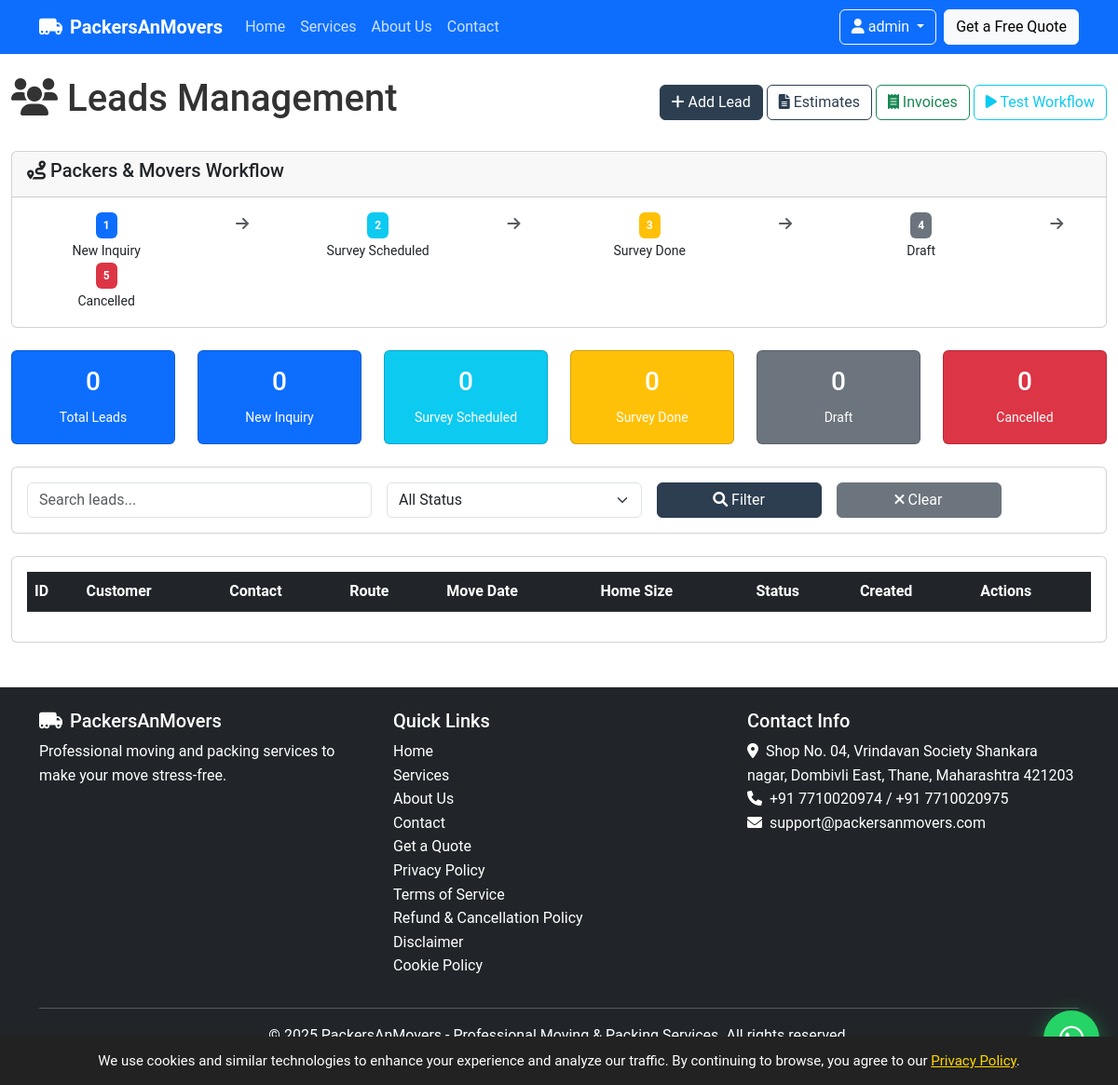
Page /leads (signed in) on the committed database.
### tables this page shows
CREATE TABLE settings (
    id INT AUTO_INCREMENT PRIMARY KEY,
    setting_key VARCHAR(100) UNIQUE NOT NULL,
    setting_value TEXT NOT NULL,
    updated_at TIMESTAMP DEFAULT CURRENT_TIMESTAMP ON UPDATE CURRENT_TIMESTAMP
);

CREATE TABLE statuses (
    id INT AUTO_INCREMENT PRIMARY KEY,
    entity_type VARCHAR(20) NOT NULL,
    status_key VARCHAR(50) NOT NULL,
    status_label VARCHAR(100) NOT NULL,
    status_color VARCHAR(20) NOT NULL,
    sort_order INT DEFAULT 0,
    is_active TINYINT(1) DEFAULT 1
);

### config.php (called while the page is built, shortened)
<?php
try {
    $dsn = "mysql:host=" . DB_HOST . ";dbname=" . DB_NAME;
    $pdo = new PDO($dsn, DB_USER, DB_PASS);
    $pdo->setAttribute(PDO::ATTR_ERRMODE, PDO::ERRMODE_EXCEPTION);
    $pdo->query("SELECT 1");
} catch(PDOException $e) {
    error_log("MySQL Connection Failed: " . $e->getMessage());
    error_log("DSN: mysql:host=" . DB_HOST . ";dbname=" . DB_NAME);
    error_log("User: " . DB_USER);
    die("Database connection failed. Please check your .env configuration.<br>" .
        "Error: " . $e->getMessage() . "<br>" .
        "Visit /debug-db to troubleshoot.");
}
function is_logged_in() {
    return isset($_SESSION['user_id']);
}
function is_admin() {
    return isset($_SESSION['is_admin']) && $_SESSION['is_admin'];
}
function get_statuses($type) {
    global $pdo;
    $stmt = $pdo->prepare("SELECT * FROM statuses WHERE entity_type = ? AND is_active = 1 ORDER BY sort_order");
    $stmt->execute([$type]);
    return $stmt->fetchAll();
}
function has_permission($module, $action = 'read') {
    if (is_admin()) return true;
    return false;
}
function get_setting($key, $default = '') {
    global $pdo;
    try {
        $stmt = $pdo->prepare("SELECT setting_value FROM settings WHERE setting_key = ?");
        $stmt->execute([$key]);
        $result = $stmt->fetchColumn();
        return $result !== false ? $result : $default;
    } catch(Exception $e) {
        return $default;
    }
}
?>

### leads.php (the view, shortened to what this page needs)
<?php
require_once 'config.php';
$lead_stats = ['total_leads' => $pdo->query("SELECT COUNT(*) FROM leads")->fetchColumn()];
$lead_statuses = get_statuses('lead');
foreach ($lead_statuses as $status) {
    $count = $pdo->prepare("SELECT COUNT(*) FROM leads WHERE status = ?");
    $count->execute([$status['status_key']]);
    $lead_stats[$status['status_key']] = $count->fetchColumn();
}
$search = $_GET['search'] ?? '';
include 'includes/header.php';
?>
<div class="container-fluid my-4">
    <div class="d-flex justify-content-between align-items-center mb-4">
        <h1><i class="fas fa-users"></i> Leads Management</h1>
        <div>
            <?php if (has_permission('leads', 'create')): ?>
            <button class="btn btn-primary" data-bs-toggle="modal" data-bs-target="#createLeadModal"><i class="fas fa-plus"></i> Add Lead</button>
            <?php endif; ?>
            <a href="/quotes" class="btn btn-outline-primary"><i class="fas fa-file-alt"></i> Estimates</a>
            <a href="/invoices" class="btn btn-outline-success"><i class="fas fa-receipt"></i> Invoices</a>
            <button class="btn btn-outline-info" onclick="testWorkflow()"><i class="fas fa-play"></i> Test Workflow</button>
        </div>
    </div>
    <div class="card mb-4">
        <div class="card-header">
            <h5><i class="fas fa-route"></i> Packers & Movers Workflow</h5>
        </div>
        <div class="card-body">
            <div class="row text-center">
                <?php
                $step = 1;
                foreach ($lead_statuses as $status):
                ?>
                <div class="col-md-2">
                    <div class="badge bg-<?php echo $status['status_color']; ?> p-2"><?php echo $step; ?></div><br>
                    <small><?php echo $status['status_label']; ?></small>
                </div>
                <?php if ($step < count($lead_statuses)): ?>
                <div class="col-md-1">
                    <i class="fas fa-arrow-right text-muted"></i>
                </div>
                <?php endif; ?>
                <?php
                $step++;
                endforeach;
                ?>
            </div>
        </div>
    </div>
    <div class="row mb-4">
        <div class="col-md-2">
            <div class="card bg-primary text-white">
                <div class="card-body text-center">
                    <h3><?php echo $lead_stats['total_leads']; ?></h3>
                    <small>Total Leads</small>
                </div>
            </div>
        </div>
        <?php foreach ($lead_statuses as $status): ?>
        <div class="col-md-2">
            <div class="card bg-<?php echo $status['status_color']; ?> text-white">
                <div class="card-body text-center">
                    <h3><?php echo $lead_stats[$status['status_key']]; ?></h3>
                    <small><?php echo $status['status_label']; ?></small>
                </div>
            </div>
        </div>
        <?php endforeach; ?>
    </div>
    <div class="card mb-4">
        <div class="card-body">
            <form method="GET" class="row g-3">
                <div class="col-md-4">
                    <input type="text" class="form-control" name="search" placeholder="Search leads..." value="<?php echo htmlspecialchars($search); ?>">
                </div>
                <div class="col-md-3">
                    <select name="status" class="form-select">
                        <option value="">All Status</option>
                    </select>
                </div>
                <div class="col-md-2">
                    <button type="submit" class="btn btn-primary w-100"><i class="fas fa-search"></i> Filter</button>
                </div>
                <div class="col-md-2">
                    <a href="/leads" class="btn btn-secondary w-100"><i class="fas fa-times"></i> Clear</a>
                </div>
            </form>
        </div>
    </div>
    <div class="card">
        <div class="card-body">
            <div class="table-responsive">
                <table class="table table-hover">
                    <thead class="table-dark">
                        <tr>
                            <th>ID</th>
                            <th>Customer</th>
                            <th>Contact</th>
                            <th>Route</th>
                            <th>Move Date</th>
                            <th>Home Size</th>
                            <th>Status</th>
                            <th>Created</th>
                            <th>Actions</th>
                        </tr>
                    </thead>
                </table>
            </div>
        </div>
    </div>
</div>
<?php include 'includes/footer.php'; ?>

### includes/header.php (shortened to what this page needs)
<!DOCTYPE html>
<html lang="en">
<head>
    <link href="https://cdn.jsdelivr.net/npm/bootstrap@5.3.0-alpha1/dist/css/bootstrap.min.css" rel="stylesheet">
    <link rel="stylesheet" href="https://cdnjs.cloudflare.com/ajax/libs/font-awesome/6.0.0/css/all.min.css">
    <link rel="stylesheet" href="/assets/css/style.css">
</head>
<body>
    <nav class="navbar navbar-expand-lg navbar-dark bg-primary">
        <div class="container">
            <a class="navbar-brand" href="/">
                <i class="fas fa-truck-moving me-2"></i><?php echo get_setting('company_name', 'PackersAnMovers'); ?>
            </a>
            <div class="collapse navbar-collapse" id="navbarNav">
                <ul class="navbar-nav me-auto">
                    <li class="nav-item">
                        <a class="nav-link" href="/">Home</a>
                    </li>
                    <li class="nav-item">
                        <a class="nav-link" href="/services">Services</a>
                    </li>
                    <li class="nav-item">
                        <a class="nav-link" href="/about">About Us</a>
                    </li>
                    <li class="nav-item">
                        <a class="nav-link" href="/contact">Contact</a>
                    </li>
                </ul>
            </div>
            <div class="d-flex align-items-center">
                <?php if (is_logged_in()): ?>
                <div class="dropdown me-2">
                    <button class="btn btn-outline-light dropdown-toggle" type="button" id="businessDropdown" data-bs-toggle="dropdown">
                        <i class="fas fa-user"></i> <span class="d-none d-md-inline"><?php echo $_SESSION['username']; ?></span>
                    </button>
                </div>
                <?php endif; ?>
                <a href="/quote" class="btn btn-light">Get a Free Quote</a>
            </div>
        </div>
    </nav>
    <main>

### includes/footer.php (shortened to what this page needs)
</main>
    <footer class="bg-dark text-white py-4 mt-5">
        <div class="container">
            <div class="row">
                <div class="col-md-4">
                    <h5><i class="fas fa-truck-moving me-2"></i><?php echo get_setting('company_name', 'PackersAnMovers'); ?></h5>
                    <p>Professional moving and packing services to make your move stress-free.</p>
                </div>
                <div class="col-md-4">
                    <h5>Quick Links</h5>
                    <ul class="list-unstyled">
                        <li><a href="/" class="text-white">Home</a></li>
                        <li><a href="/services" class="text-white">Services</a></li>
                        <li><a href="/about" class="text-white">About Us</a></li>
                        <li><a href="/contact" class="text-white">Contact</a></li>
                        <li><a href="/quote" class="text-white">Get a Quote</a></li>
                        <li><a href="/privacy-policy" class="text-white">Privacy Policy</a></li>
                        <li><a href="/terms-of-service" class="text-white">Terms of Service</a></li>
                        <li><a href="/terms-of-service#refund-policy" class="text-white">Refund & Cancellation Policy</a></li>
                        <li><a href="/disclaimer" class="text-white">Disclaimer</a></li>
                        <li><a href="/cookie-policy" class="text-white">Cookie Policy</a></li>
                    </ul>
                </div>
                <div class="col-md-4">
                    <h5>Contact Info</h5>
                    <address>
                        <i class="fas fa-map-marker-alt me-2"></i><?php echo get_setting('company_address', 'Address not configured'); ?><br>
                        <i class="fas fa-phone me-2"></i><?php echo get_setting('company_phone1', 'Phone not configured'); ?><?php if(get_setting('company_phone2')): ?> / <?php echo get_setting('company_phone2'); ?><?php endif; ?><br>
                        <i class="fas fa-envelope me-2"></i><?php echo get_setting('company_email', 'Email not configured'); ?>
                    </address>
                </div>
            </div>
            <hr>
            <div class="text-center">
                <p>&copy; 2025 <?php echo get_setting('company_name', 'PackersAnMovers'); ?><?php echo get_setting('company_tagline') ? ' - ' . get_setting('company_tagline') : ''; ?>. All rights reserved.</p>
            </div>
        </div>
    </footer>
    <div class="whatsapp-float">
        <a href="https://wa.me/<?php echo str_replace(['+', ' ', '-'], '', get_setting('company_phone1', '917710020974')); ?>?text=Hi, I need help with packers and movers service" target="_blank">
        </a>
    </div>
    <div id="consent-banner" style="display:none; position:fixed; bottom:0; left:0; width:100%; background:#222; color:#fff; padding:14px 10px; z-index:9999; text-align:center; font-size:15px;">
    We use cookies and similar technologies to enhance your experience and analyze our traffic.
    By continuing to browse, you agree to our
    <a href="/privacy-policy" style="color:#ffd700;text-decoration:underline;">Privacy Policy</a>.
    </div>
</body>
</html>

### assets/css/style.css (style rules this page uses)
:root { --primary-color: #2c3e50; --secondary-color: #3498db; --accent-color: #e74c3c; --light-color: #f8f9fa; --dark-color: #343a40; }
body { font-family: 'Roboto', sans-serif; color: #333; line-height: 1.6; }
.btn-primary { background-color: var(--primary-color); border-color: var(--primary-color); }
.btn-outline-primary { color: var(--primary-color); border-color: var(--primary-color); }
.card { transition: transform 0.3s ease, box-shadow 0.3s ease; }
.navbar-brand { font-weight: 700; }
.navbar-dark .navbar-nav .nav-link { color: rgba(255, 255, 255, 0.8); }
footer { margin-top: 0 !important; }
footer a { text-decoration: none; }
.whatsapp-float { position: fixed; width: 60px; height: 60px; bottom: 20px; right: 20px; background-color: #25d366; color: white; border-radius: 50px; text-align: center; font-size: 30px; box-shadow: 0 4px 20px rgba(37, 211, 102, 0.4); z-index: 1000; transition: all 0.3s ease; animation: pulse-whatsapp 2s infinite; }
.whatsapp-float a { color: white; text-decoration: none; display: flex; align-items: center; justify-content: center; width: 100%; height: 100%; }

### rows in the picture
settings: setting_value "PackersAnMovers"
statuses: status_label "New Inquiry", status_key "0"
statuses: status_label "Survey Scheduled", status_key "0"
statuses: status_label "Survey Done", status_key "0"
statuses: status_label "Draft", status_key "0"
statuses: status_label "Cancelled", status_key "0"
settings: setting_value "Shop No. 04, Vrindavan Society Shankara nagar, Dombivli East, Thane, Maharashtra 421203"
settings: setting_value "+91 7710020974"
settings: setting_value "+91 7710020975"
settings: setting_value "support@packersanmovers.com"
settings: setting_value "Professional Moving & Packing Services"

### other values in the picture
$_SESSION['username'] "admin"
$lead_stats['total_leads'] "0"
